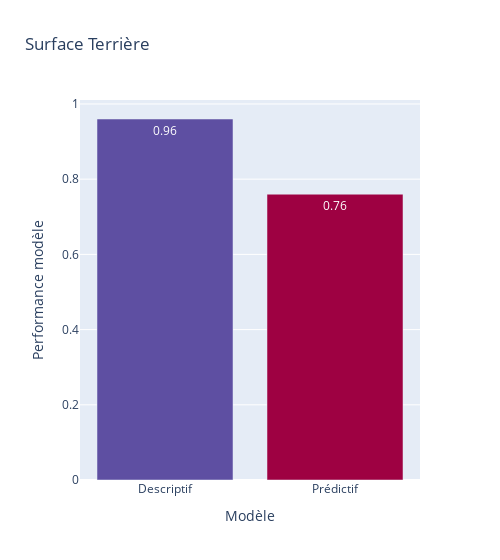

Notebook code cell kept with this figure:
### Code cell
ps = px.bar(x="Mode", y = "Score", data_frame=final.loc[final["simple"] == "ST",:],
             labels={"Mode":"Modèle", "Score":"Performance modèle"},
             title="Surface Terrière",
             hover_data=['Score'], color="Score", color_continuous_scale='Spectral',
             text_auto=True, width=500)
ps.update_coloraxes(showscale=False)
ps.update(layout_showlegend=False)
ps.show()

### Figure 1 — Plotly figure (JSON) as saved in the notebook; plotly's stock layout.template omitted (floating-point values rounded to 4 significant figures)
{"data": [{"alignmentgroup": "True", "hovertemplate": "Modèle=%{x}<br>Performance modèle=%{marker.color}<extra></extra>", "legendgroup": "", "marker": {"color": [0.96, 0.76], "coloraxis": "coloraxis", "pattern": {"shape": ""}}, "name": "", "offsetgroup": "", "orientation": "v", "showlegend": false, "textposition": "auto", "texttemplate": "%{y}", "type": "bar", "x": ["Descriptif", "Prédictif"], "xaxis": "x", "y": [0.96, 0.76], "yaxis": "y"}], "layout": {"barmode": "relative", "coloraxis": {"colorbar": {"title": {"text": "Performance modèle"}}, "colorscale": [[0, "rgb(158,1,66)"], [0.1, "rgb(213,62,79)"], [0.2, "rgb(244,109,67)"], [0.3, "rgb(253,174,97)"], [0.4, "rgb(254,224,139)"], [0.5, "rgb(255,255,191)"], [0.6, "rgb(230,245,152)"], [0.7, "rgb(171,221,164)"], [0.8, "rgb(102,194,165)"], [0.9, "rgb(50,136,189)"], [1, "rgb(94,79,162)"]], "showscale": false}, "legend": {"tracegroupgap": 0}, "showlegend": false, "title": {"text": "Surface Terrière"}, "width": 500, "xaxis": {"anchor": "y", "domain": [0, 1], "title": {"text": "Modèle"}}, "yaxis": {"anchor": "x", "domain": [0, 1], "title": {"text": "Performance modèle"}}}}
